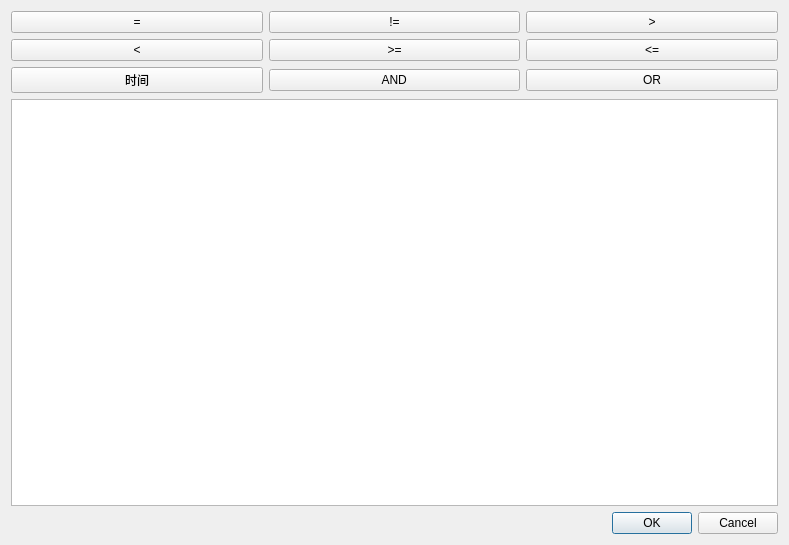
<?xml version="1.0" encoding="UTF-8"?>
<ui version="4.0">
 <class>SQLSelectDlg</class>
 <widget class="QWidget" name="SQLSelectDlg">
  <property name="geometry">
   <rect>
    <x>0</x>
    <y>0</y>
    <width>789</width>
    <height>545</height>
   </rect>
  </property>
  <property name="windowTitle">
   <string>SQLSelectDlg</string>
  </property>
  <layout class="QVBoxLayout" name="verticalLayout">
   <item>
    <layout class="QHBoxLayout" name="horizontalLayout">
     <item>
      <layout class="QGridLayout" name="gridLayout_Field"/>
     </item>
     <item>
      <layout class="QGridLayout" name="gridLayout">
       <item row="0" column="1">
        <widget class="QPushButton" name="pushButton_2">
         <property name="text">
          <string>!=</string>
         </property>
        </widget>
       </item>
       <item row="0" column="2">
        <widget class="QPushButton" name="pushButton_3">
         <property name="text">
          <string>&gt;</string>
         </property>
        </widget>
       </item>
       <item row="1" column="1">
        <widget class="QPushButton" name="pushButton_5">
         <property name="text">
          <string>&gt;=</string>
         </property>
        </widget>
       </item>
       <item row="0" column="0">
        <widget class="QPushButton" name="pushButton">
         <property name="text">
          <string>=</string>
         </property>
        </widget>
       </item>
       <item row="1" column="2">
        <widget class="QPushButton" name="pushButton_6">
         <property name="text">
          <string>&lt;=</string>
         </property>
        </widget>
       </item>
       <item row="2" column="2">
        <widget class="QPushButton" name="pushButton_8">
         <property name="text">
          <string> OR </string>
         </property>
        </widget>
       </item>
       <item row="2" column="1">
        <widget class="QPushButton" name="pushButton_7">
         <property name="text">
          <string> AND </string>
         </property>
        </widget>
       </item>
       <item row="1" column="0">
        <widget class="QPushButton" name="pushButton_4">
         <property name="text">
          <string>&lt;</string>
         </property>
        </widget>
       </item>
       <item row="2" column="0">
        <widget class="QPushButton" name="pushButton_9">
         <property name="text">
          <string>时间</string>
         </property>
        </widget>
       </item>
      </layout>
     </item>
    </layout>
   </item>
   <item>
    <widget class="QTextEdit" name="textEdit"/>
   </item>
   <item>
    <widget class="QDialogButtonBox" name="buttonBox">
     <property name="standardButtons">
      <set>QDialogButtonBox::Cancel|QDialogButtonBox::Ok</set>
     </property>
    </widget>
   </item>
  </layout>
 </widget>
 <layoutdefault spacing="6" margin="11"/>
 <resources/>
 <connections/>
</ui>
